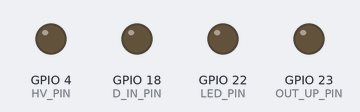
The program below on a simulated ESP32. Parts: output pins drawn as LEDs (lit = HIGH). WiFi joins after 1.5 s; servers stay silent unless stated; the local clock reads 2024-03-15 10:24:30 at power-on unless the program sets it; pins used as bus, display or sensor lines are not drawn; what the program prints to the serial monitor is not drawn.

Above: at 0.0 s.
At 7.5 s:
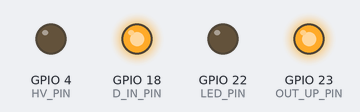
At 11.0 s:
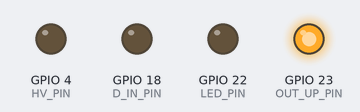
Timing chart, 0 to 40.0 s (numbered marks = the images above):
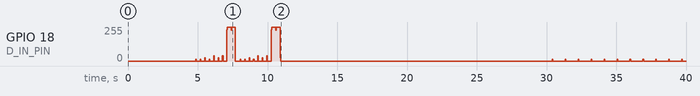

The program:

main.cpp
```cpp
#include <Arduino.h>
#include <WiFi.h>
#include <time.h>

#define HV_PIN 4
#define LED_PIN 22
#define OUT_UP_PIN 23
#define D_CLK_PIN 19
#define D_IN_PIN 18

#define SW_1_PIN 26
#define SW_2_PIN 27


//  Zmienna do zapisu sekwencji dla rejestrów przesównych
//
//          U1 U2 : U3 U4
//
//       U2     U1    U4    U3
//      0000   0000  0000  0000
uint16_t SR_tab = 0;

const char* ssid     = "multimedia_karol";
const char* password = "V9CgmmkeuyMi6E3";

const char* ntpServer = "pool.ntp.org";
const long  gmtOffset_sec = 0;
const int   daylightOffset_sec = 7200;
//const int   daylightOffset_sec = 0;

void Display_update(){

  for(uint8_t x=0 ;x<=15; x++)
  {
    if(SR_tab & (1<<x)) digitalWrite(D_IN_PIN,HIGH);
    else digitalWrite(D_IN_PIN,LOW);

    digitalWrite(D_CLK_PIN,LOW);
    delay(1);
    digitalWrite(D_CLK_PIN,HIGH);

  }
  digitalWrite(OUT_UP_PIN,LOW);
  delay(1);
  digitalWrite(OUT_UP_PIN,HIGH);
}

void Display_set_time(uint8_t hours, uint8_t minutes)
{
  SR_tab = 0;

  uint16_t d_hours, u_hours, d_minutes, u_minutes;
  d_hours = hours/10;
  u_hours = hours%10;
  d_minutes = minutes/10;
  u_minutes = minutes%10;

  SR_tab |= (d_hours << 8) | (u_hours << 12) | d_minutes | (u_minutes<<4);

  Display_update();
}

void printLocalTime(){
  struct tm timeinfo;
  if(!getLocalTime(&timeinfo)){
    Serial.println("Failed to obtain time");
    return;
  }
  Serial.println(&timeinfo, "%A, %B %d %Y %H:%M:%S");
  Serial.print("Day of week: ");
  Serial.println(&timeinfo, "%A");
  Serial.print("Month: ");
  Serial.println(&timeinfo, "%B");
  Serial.print("Day of Month: ");
  Serial.println(&timeinfo, "%d");
  Serial.print("Year: ");
  Serial.println(&timeinfo, "%Y");
  Serial.print("Hour: ");
  Serial.println(&timeinfo, "%H");
  Serial.print("Hour (12 hour format): ");
  Serial.println(&timeinfo, "%I");
  Serial.print("Minute: ");
  Serial.println(&timeinfo, "%M");
  Serial.print("Second: ");
  Serial.println(&timeinfo, "%S");

  Serial.println("Time variables");
  char timeHour[3];
  strftime(timeHour,3, "%H", &timeinfo);
  Serial.println(timeHour);
  char timeWeekDay[10];
  strftime(timeWeekDay,10, "%A", &timeinfo);
  Serial.println(timeWeekDay);
  Serial.println();

  Display_set_time(timeinfo.tm_hour,timeinfo.tm_min);

}

void setup() {
   //Schift Reg gpio config
   pinMode(LED_PIN,OUTPUT);
   pinMode(D_IN_PIN,OUTPUT);
   pinMode(OUT_UP_PIN,OUTPUT);
   pinMode(D_CLK_PIN,OUTPUT);

  // HV ON
  delay(3000);
  pinMode(HV_PIN,OUTPUT);
  digitalWrite(HV_PIN,LOW);

  //UART Config
  Serial.begin(115200);
  Serial.print("Hello esp");

  //WiFi connect
  WiFi.begin(ssid, password);
  while (WiFi.status() != WL_CONNECTED) {
  delay(500);
  Serial.print(".");
  }
  Serial.println("");
  Serial.println("WiFi connected.");

  //Display test
  for(uint8_t i=0; i<2;i++)
  {
    for(uint8_t x =0;x<10;x++)
    {
    Display_set_time (x*11,x*11);
    delay(300);
    }
  }

  // Init and get the time
  configTime(gmtOffset_sec, daylightOffset_sec, ntpServer);
  printLocalTime();


}

void loop() {
 // put your main code here, to run repeatedly:
  // digitalWrite(LED_PIN,HIGH);

  //delay(80);
  //digitalWrite(LED_PIN,LOW);

  //delay(80);
  //digitalWrite(LED_PIN,HIGH);

  printLocalTime();
  delay(900);


// for(uint8_t x =10;x<20;x++)
  // {
    // for(uint8_t y=0;y<100;y++)
    // {
      //  Display_set_time (x,y);
      //  delay(100);
    // }
  // }

// for(uint8_t x =0;x<10;x++)
// {
// Display_set_time (x*11,x*11);
// delay(300);
// }
//
 // Display_set_time (77,77);
}
```
